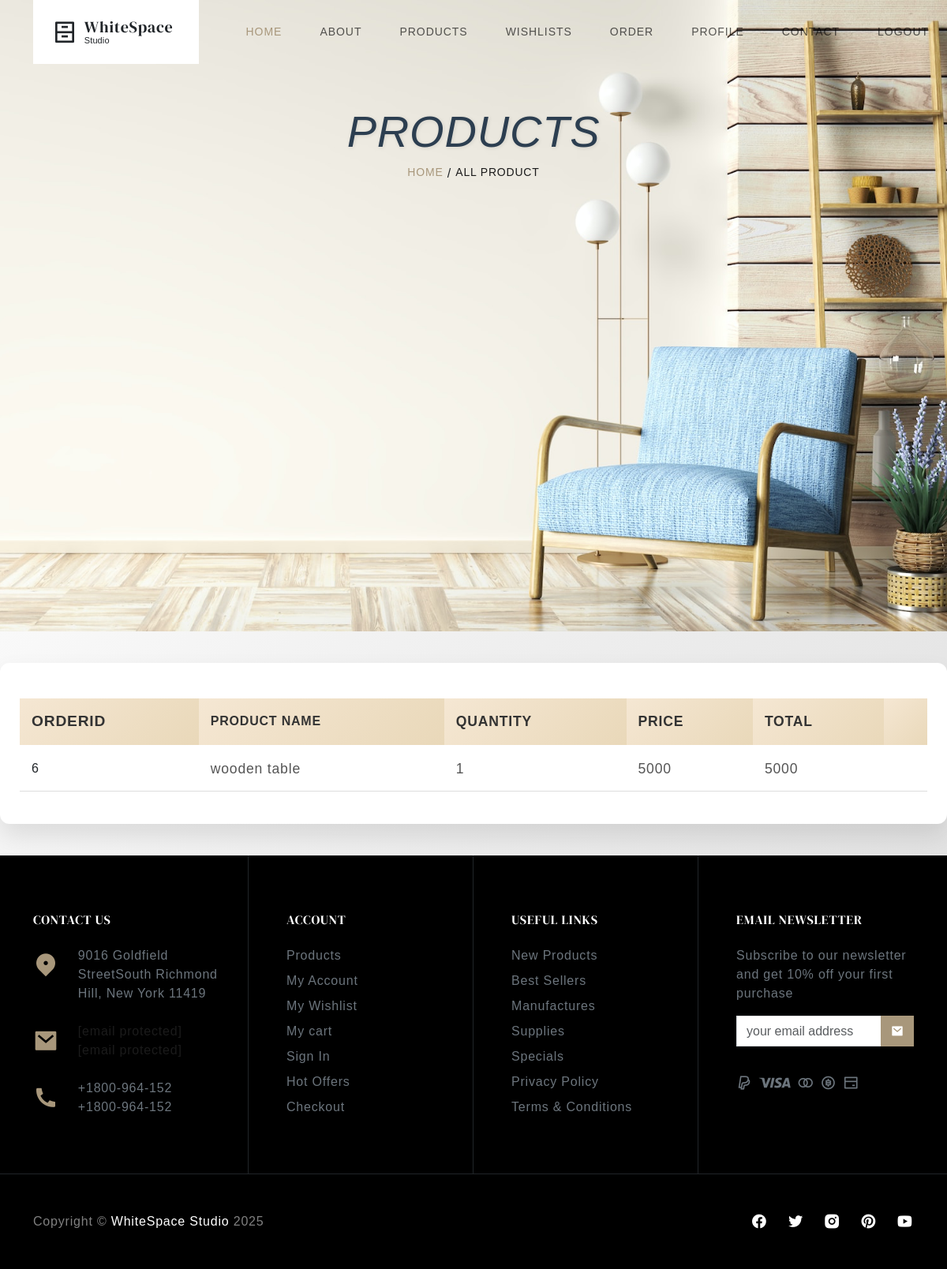
Screenshot of /vieworder/9 (signed in) with the database file from the repository.
### myapp/models.py (models this page shows, shortened)
class productCart(models.Model):
    user = models.ForeignKey(Login, on_delete=models.CASCADE)
    product = models.ForeignKey(Product, on_delete=models.CASCADE)
    Price = models.IntegerField(default=100)
    Quantity = models.IntegerField()
    Order_id = models.IntegerField(default=0)
    Order_status = models.IntegerField(default=0)
    timeStamp = models.DateTimeField(auto_now=True, editable=False)

class Product(models.Model):
    Seller = models.ForeignKey('Login', on_delete=models.CASCADE, limit_choices_to={'role': 'Seller'}, default='')
    Cate = models.ForeignKey(ProductCategory, on_delete=models.CASCADE, default="")
    name = models.CharField(max_length=25)
    desc = models.TextField()
    price = models.IntegerField()
    timestamp = models.DateTimeField(auto_now=True)
    image1 = models.ImageField(upload_to='product_images/', blank=True, default='')
    def pic(self):
        return mark_safe('<img src = "{}" width = "100">'.format(self.image1.url))
    pic.allow_tags = True

### myapp/views.py (the view)
# urls.py: path('vieworder/<int:id>', views.vieworder, name='vieworder'),
def vieworder(request,id):
    context = checksession(request)
    user_id = request.session['log_id']
    order = Order.objects.get(id=id, user=user_id)
    orderid = order.id
    products = productCart.objects.filter(user=user_id, Order_id=orderid, Order_status=1)
    context.update({'orderitems': products})
    return render(request, 'vieworder.html', context)

### myapp/views.py (called while the page is built)
def checksession(request):
    uid = request.session.get('log_id')
    if not uid:
        return None
    try:
        userdata = Login.objects.get(id=uid)
        is_seller = userdata.role == "Seller"
        if is_seller:
            try:
                profile = SellerProfile.objects.get(user=userdata)
            except SellerProfile.DoesNotExist:
                profile = None
        else:
            try:
                profile = UserProfile.objects.get(user=userdata)
            except UserProfile.DoesNotExist:
                profile = None
        context = {
            'userdata': userdata,
            'is_seller': is_seller,
            'profile': profile,
        }
        return context
    except Login.DoesNotExist:
        return None

### myapp/templates/vieworder.html (shortened to what this page needs)
{%extends 'base.html'%}
{%block main%}
{%load static%}
<div class="container py-5 my-1">
<div class="row align-items-center g-4">
<div class="col-lg-12 col-12 text-center">
<div class="text-center">
<h1 class="fw-Italic display-2" data-aos="fade-up" data-aos-duration="500">PRODUCTS</h1>
<nav aria-label="breadcrumb" class="d-flex justify-content-center">
<ol class="breadcrumb" data-aos="fade-up" data-aos-duration="600">
<li class="breadcrumb-item small"><a href="/" class="text-secondary">HOME </a></li> &nbsp;/&nbsp;<span><li class="breadcrumb-item small active" aria-current="page"><a
        href="/showproduct">ALL PRODUCT</a></li>
</span>
</ol>
</nav>
</div>
</div>
</div>
</div>
</div>
        <div class="quicky-wishlist_area">
            <div class="container">
                <div class="row">
                    <div class="col-12">
                        <form action="javascript:void(0)">
                            <div class="table-content table-responsive">
                                <table class="table">
                                    <thead>
                                        <tr>
                                            <th class="cart-product-name">orderid</th>
                                            <th class="quicky-product-thumbnail">product name</th>
                                            <th class="quicky-product-price">Quantity</th>
                                            <th class="quicky-product-price">price</th>
                                            <th class="quicky-product-price">Total</th>
                                            <th class="quicky-cart_btn"></th>
                                        </tr>
                                    </thead>
                                    <tbody>
                                    {% for order in orderitems %}
                                        <tr>
                                            <td class="quicky-product-name">{{order.id}}</td>
                                            <td class="quicky-product-price"><span class="amount">{{order.product.name}}</span></td>
                                            <td class="quicky-product-price"><span class="amount">{{order.Quantity}}</span></td>
                                            <td class="quicky-product-price"><span class="amount">{{order.product.price}}</span></td>
                                            <td class="quicky-product-price"><span class="amount">{{order.Price}}</span></td>
                                        </tr>
                                    {%endfor%}
                                    </tbody>
                                </table>
                            </div>
                        </form>
                    </div>
                </div>
            </div>
        </div>
        {%endblock%}

### myapp/static/css/style.css (style rules this page uses)
body { font-family:manrope,sans-serif;letter-spacing:.05rem }
.h1,.h2,.h3,.h4,.h5,.h6,h1,h2,h3,h4,h5,h6 { font-family:"dm serif display";font-weight:400!important;letter-spacing:.05rem }
a { text-decoration:none;color:#1b1b1b }
.text-secondary { color:#a8977b!important }

### myapp/static/css/common.css (style rules this page uses)
body { font-family:manrope,sans-serif;letter-spacing:.05rem }
.h1,.h2,.h3,.h4,.h5,.h6,h1,h2,h3,h4,h5,h6 { font-family:"dm serif display";font-weight:400!important;letter-spacing:.05rem }
body { overflow-x:hidden }
a { -webkit-transition:all .3s ease 0s;-moz-transition:all .3s ease 0s;-o-transition:all .3s ease 0s;transition:all .3s ease 0s }

### myapp/templates/vieworder.html (style rules this page uses)
h1.fw-Italic.display-2 { font-family: "Audiowide", sans-serif; font-size: 3.5rem; font-style: italic; font-weight: 400; color: #2c3e50; text-shadow: 1px 1px 5px rgba(0, 0, 0, 0.1); transition: transform 0.4s ease; }
[data-aos="fade-up"] { opacity: 0; transform: translateY(30px); transition: opacity 0.5s ease, transform 0.5s ease; }
[data-aos="fade-up"].aos-animate { opacity: 1; transform: translateY(0); }
.quicky-wishlist_area { padding: 40px 0; background: linear-gradient(135deg, #f9f9f9, #e2e2e2); }
.quicky-wishlist_area .container { background: #fff; border-radius: 12px; box-shadow: 0 15px 30px rgba(0, 0, 0, 0.1); padding: 25px; margin: auto; max-width: 1200px; }
.table-content { margin-top: 20px; }
.table { width: 100%; border-collapse: collapse; }
.table th, .table td { padding: 15px; text-align: left; vertical-align: middle; font-family: 'Arial', sans-serif; }
.table thead th { background: linear-gradient(135deg, #f5e7d3, #e9d8b9); color: #333; font-weight: 600; text-transform: uppercase; border-bottom: 2px solid #fff; }
.table tbody tr { border-bottom: 1px solid #ddd; }
.cart-product-name { font-weight: 700; color: #333; font-size: 1.2rem; }
.quicky-product-thumbnail { text-align: center; }
.quicky-product-price { font-size: 1.1rem; color: #555; }
.quicky-cart_btn { text-align: center; }

### rows the page displays
productCart: id "6", product.name "wooden table", Quantity "1", product.price "5000", Price "5000"
